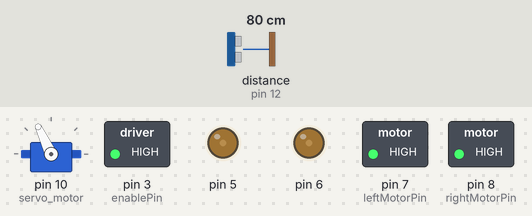
A sketch run on a simulated Arduino Uno, built with avr-gcc and run on an emulated ATmega328P. On the bench: servo, switched loads named in the sketch (green lamp = pin HIGH), output pins drawn as LEDs (lit = HIGH). The inputs (shaded band) are chosen by the test bench; at power-on: distance to the obstacle (sensor on pin 12) 80 cm. The echo pulse lasts 58.3 µs per cm.

Above: at 3.9 s.
4.0 s: distance to the obstacle (sensor on pin 12) set to 23 cm
5.5 s: distance to the obstacle (sensor on pin 12) set to 19 cm
At 6.8 s:
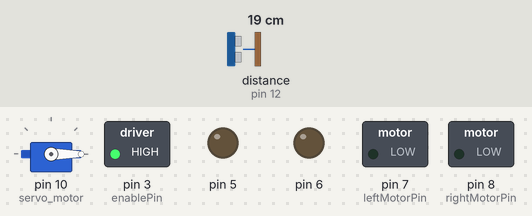
8.5 s: distance to the obstacle (sensor on pin 12) set to 35 cm
At 9.4 s:
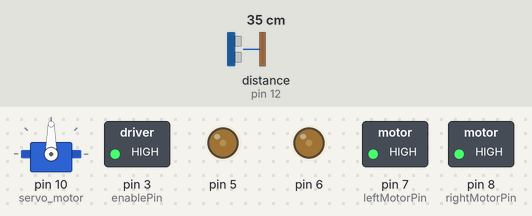
10.3 s: distance to the obstacle (sensor on pin 12) set to 2 cm
At 12.6 s:
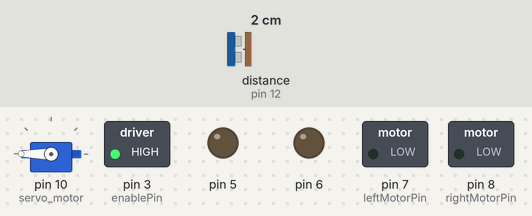
13.3 s: distance to the obstacle (sensor on pin 12) set to 60 cm
At 14.1 s:
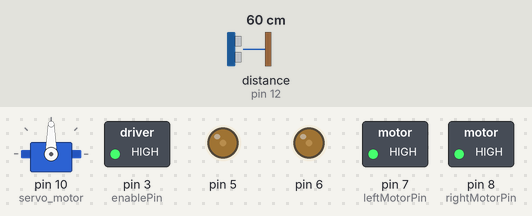
15.2 s: distance to the obstacle (sensor on pin 12) set to 4 cm
At 18.3 s:
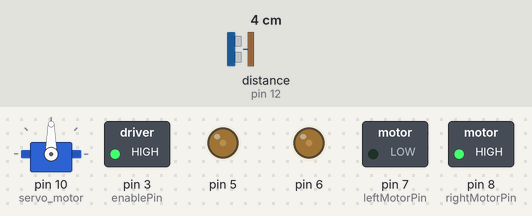
Timing chart, 0 to 19.2 s (numbered marks = the images above; inputs shaded):
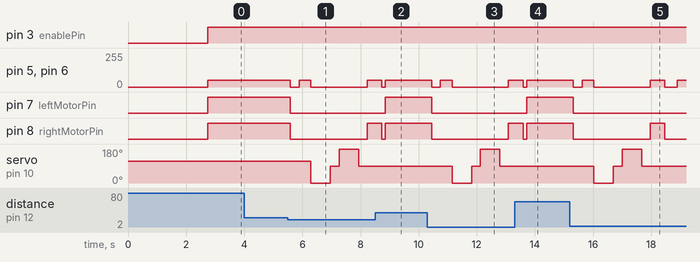

The sketch:

ObstacleAvoidence.ino
```cpp
#include <NewPing.h>        // Ultrasonic sensor function library. You must install this library for ultrasonic distance measurement.
#include <Servo.h>          // Servo motor library. Standard library for controlling servo motors.

int leftMotorPin = 7;           // Pin for the left motor control
int leftMotorSpeed = 5;         // Pin for controlling the left motor speed
int rightMotorPin = 8;          // Pin for the right motor control
int rightMotorSpeed = 6;        // Pin for controlling the right motor speed
int enablePin = 3;              // Pin used for enabling motor control

// Sensor pins for the ultrasonic sensor
#define trig_pin 13            // Trigger pin for the ultrasonic sensor
#define echo_pin 12            // Echo pin for the ultrasonic sensor
#define maximum_distance 200   // Maximum measurable distance in cm

boolean goesForward = false;    // Boolean flag to track whether the robot is moving forward or not
int distance = 100;             // Variable to store the current distance reading from the ultrasonic sensor

NewPing sonar(trig_pin, echo_pin, maximum_distance); // Create a NewPing object for ultrasonic sensor
Servo servo_motor;             // Create a Servo object for controlling the servo motor

// Setup function to initialize pins and configurations
void setup(){
  // Set motor control pins to output mode
  pinMode(7, OUTPUT);
  pinMode(5, OUTPUT);
  pinMode(8, OUTPUT);
  pinMode(3, OUTPUT);
  pinMode(6, OUTPUT);

  // Attach the servo to pin 10 and set its initial position
  servo_motor.attach(10); // Attach the servo to pin 10
  servo_motor.write(115);  // Set the servo to initial position
  delay(2000);             // Wait for the servo to settle

  // Scan the environment multiple times to initialize distance
  distance = scan(); delay(100);
  distance = scan(); delay(100);
  distance = scan(); delay(100);
  distance = scan(); delay(100);
}

// Main loop that repeatedly checks the distance and controls movement
void loop(){
  int distanceRight = 0;  // Variable to store distance to the right
  int distanceLeft = 0;   // Variable to store distance to the left
  delay(50);              // Small delay for stability

  // If an obstacle is detected within 20cm
  if (distance <= 20){
    Stop();               // Stop the robot
    delay(300);           // Wait for a moment
    Backward();           // Move backward to avoid the obstacle
    delay(400);           // Wait for a moment
    Stop();               // Stop again

    // Scan the right and left directions to find the best path
    distanceRight = lookRight();
    delay(300);
    distanceLeft = lookLeft();
    delay(300);

    // Choose the direction to avoid the obstacle
    if (distance >= distanceLeft){
      Right();             // Turn right if the right path is clearer
      Stop();              // Stop after turning
    }
    else{
      Left();              // Turn left if the left path is clearer
      Stop();              // Stop after turning
    }
  }
  else{
    Forward();            // Continue moving forward if no obstacle is detected
  }

  distance = scan();     // Re-scan the distance in the loop for continuous feedback
}

// Function to look right by moving the servo to 0 degrees
int lookRight(){
  servo_motor.write(0);   // Move the servo to the right (0 degrees)
  delay(500);              // Wait for servo to position
  int distance = scan();  // Scan distance at right
  delay(100);              // Small delay after scanning
  servo_motor.write(90);  // Reset the servo to 90 degrees (center)
  return distance;         // Return the distance measured
}

// Function to look left by moving the servo to 180 degrees
int lookLeft(){
  servo_motor.write(180);  // Move the servo to the left (180 degrees)
  delay(500);               // Wait for servo to position
  int distance = scan();   // Scan distance at left
  delay(100);               // Small delay after scanning
  servo_motor.write(90);   // Reset the servo to 90 degrees (center)
  return distance;          // Return the distance measured
}

// Function to scan distance using the ultrasonic sensor
int scan(){
  delay(70);                // Small delay for sensor stabilization
  int cm = sonar.ping_cm(); // Measure distance in centimeters
  if (cm == 0){             // If no reading (0 cm), assume it's 250 cm (out of range)
    cm = 250;
  }
  return cm;                // Return the measured distance
}

// Function to stop the robot
void Stop(){
  digitalWrite(7, 0);    // Stop the left motor
  analogWrite(5, 0);     // Set the left motor speed to 0
  digitalWrite(8, 0);    // Stop the right motor
  analogWrite(6, 0);     // Set the right motor speed to 0
  digitalWrite(3, 1);    // Enable the motor driver
}

// Function to move the robot forward
void Forward(){
  if(!goesForward){
    goesForward = true;   // Set goesForward to true when the robot moves forward

    digitalWrite(7, 1);   // Activate left motor
    analogWrite(5, 50);   // Set left motor speed
    digitalWrite(8, 1);   // Activate right motor
    analogWrite(6, 50);   // Set right motor speed
    digitalWrite(3, 1);   // Enable the motor driver
  }
}

// Function to move the robot backward
void Backward(){
  goesForward = false;   // Set goesForward to false when the robot moves backward

  digitalWrite(7, 0);    // Deactivate left motor
  analogWrite(5, 50);    // Set left motor speed to move backward
  digitalWrite(8, 0);    // Deactivate right motor
  analogWrite(6, 50);    // Set right motor speed to move backward
  digitalWrite(3, 1);    // Enable the motor driver
}

// Function to make the robot turn right
void Right(){
  digitalWrite(7, 0);    // Deactivate left motor
  analogWrite(5, 50);    // Set left motor speed to slow
  digitalWrite(8, 1);    // Activate right motor
  analogWrite(6, 50);    // Set right motor speed to slow
  digitalWrite(3, 1);    // Enable the motor driver

  delay(500);            // Wait for the robot to turn

  digitalWrite(7, 0);    // Deactivate left motor
  analogWrite(5, 50);    // Set left motor speed to slow
  digitalWrite(8, 1);    // Activate right motor
  analogWrite(6, 50);    // Set right motor speed to slow
  digitalWrite(3, 1);    // Enable the motor driver
}

// Function to make the robot turn left
void Left(){
  digitalWrite(7, 1);    // Activate left motor
  analogWrite(5, 50);    // Set left motor speed to slow
  digitalWrite(8, 0);    // Deactivate right motor
  analogWrite(6, 50);    // Set right motor speed to slow
  digitalWrite(3, 1);    // Enable the motor driver

  delay(500);            // Wait for the robot to turn

  digitalWrite(7, 1);    // Activate left motor
  analogWrite(5, 50);    // Set left motor speed to slow
  digitalWrite(8, 0);    // Deactivate right motor
  analogWrite(6, 50);    // Set right motor speed to slow
  digitalWrite(3, 1);    // Enable the motor driver
}
```

Measured:
- the behaviour switches between 21 and 20 cm on distance to the obstacle (sensor on pin 12) (found by bisection; images 0 and 1)
- after the input at 4.0 s, every drawn part: stays the same
- after the input at 5.5 s, pin 5, pin 6: 50/255 → 0/255 after 0.09 s, → 50/255 0.30 s later, → 0/255 0.40 s later, → 50/255 1.9 s later
- after the input at 8.5 s, pin 7 (leftMotorPin): LOW → HIGH after 0.36 s; servo on pin 10 (servo_motor): stays 90° (without the input it goes to 0° after 1.1 s)
- after the input at 10.3 s, pin 5, pin 6: 50/255 → 0/255 after 0.15 s, → 50/255 0.30 s later, → 0/255 0.40 s later, → 50/255 1.9 s later
- after the input at 13.3 s, pin 7 (leftMotorPin): LOW → HIGH after 0.42 s; servo on pin 10 (servo_motor): stays 90° (without the input it goes to 0° after 1.1 s)
- after the input at 15.2 s, pin 5, pin 6: goes 0/255 0.30 s, 50/255 0.40 s, 0/255 1.9 s, 50/255 0.50 s, 0/255 0.42 s, then 50/255, starting after 0.13 s
